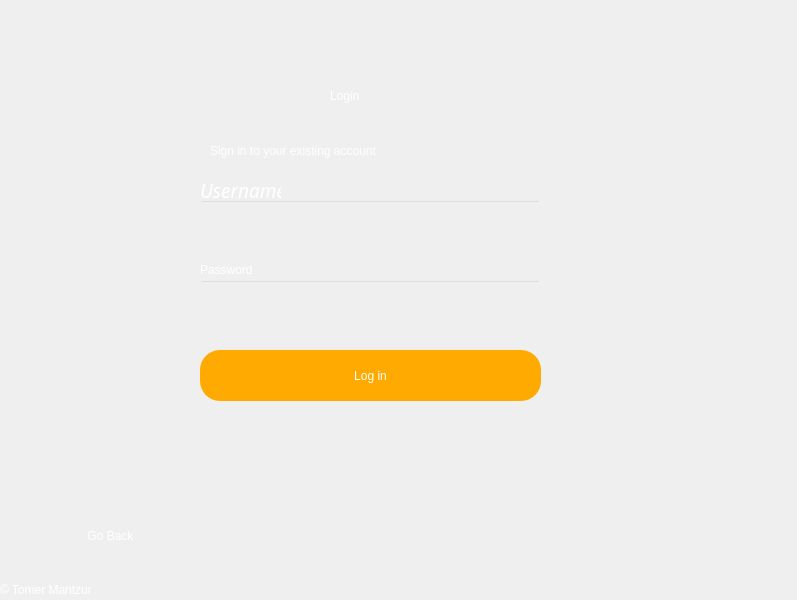
<?xml version="1.0" encoding="UTF-8"?>
<ui version="4.0">
 <class>Dialog</class>
 <widget class="QDialog" name="Dialog">
  <property name="geometry">
   <rect>
    <x>0</x>
    <y>0</y>
    <width>797</width>
    <height>600</height>
   </rect>
  </property>
  <property name="windowTitle">
   <string>Dialog</string>
  </property>
  <widget class="QWidget" name="bgwidget" native="true">
   <property name="geometry">
    <rect>
     <x>0</x>
     <y>0</y>
     <width>800</width>
     <height>600</height>
    </rect>
   </property>
   <property name="styleSheet">
    <string notr="true">QWidget#bgwidget{
color: rgb(255, 255, 255);
border-image: url(:/img/img/—Pngtree—dark black with shiny gold_1173832.png);
}
</string>
   </property>
   <widget class="QLabel" name="label">
    <property name="geometry">
     <rect>
      <x>330</x>
      <y>60</y>
      <width>151</width>
      <height>71</height>
     </rect>
    </property>
    <property name="styleSheet">
     <string notr="true">font: italic 44pt &quot;Monotype Corsiva&quot;;
background-color:  rgba(0,0,0,0);
color:#fff;</string>
    </property>
    <property name="text">
     <string>Login</string>
    </property>
   </widget>
   <widget class="QLabel" name="label_2">
    <property name="geometry">
     <rect>
      <x>210</x>
      <y>130</y>
      <width>391</width>
      <height>41</height>
     </rect>
    </property>
    <property name="styleSheet">
     <string notr="true">font: italic 24pt &quot;Monotype Corsiva&quot;;
background-color:  rgba(0,0,0,0);
color:#fff;
</string>
    </property>
    <property name="text">
     <string>Sign in to your existing account</string>
    </property>
   </widget>
   <widget class="QPushButton" name="login">
    <property name="geometry">
     <rect>
      <x>200</x>
      <y>350</y>
      <width>341</width>
      <height>51</height>
     </rect>
    </property>
    <property name="styleSheet">
     <string notr="true">border-radius:20px;
background-color:rgb(255, 170, 0);
font: italic 16pt &quot;Monotype Corsiva&quot;;
color: rgb(255, 255, 255);
</string>
    </property>
    <property name="text">
     <string>Log in</string>
    </property>
   </widget>
   <widget class="QLineEdit" name="emailfield">
    <property name="geometry">
     <rect>
      <x>200</x>
      <y>200</y>
      <width>341</width>
      <height>51</height>
     </rect>
    </property>
    <property name="styleSheet">
     <string notr="true">background-color:rgba(0,0,0,0);
border-color: rgb(170, 255, 0);
font: 12pt &quot;MS Shell Dlg 2&quot;;
color: #fff;</string>
    </property>
   </widget>
   <widget class="QLineEdit" name="passwordfield">
    <property name="geometry">
     <rect>
      <x>200</x>
      <y>280</y>
      <width>341</width>
      <height>51</height>
     </rect>
    </property>
    <property name="styleSheet">
     <string notr="true">background-color:rgba(0,0,0,0);
font: 12pt &quot;MS Shell Dlg 2&quot;;
color:#fff;</string>
    </property>
   </widget>
   <widget class="QLabel" name="label_3">
    <property name="geometry">
     <rect>
      <x>200</x>
      <y>180</y>
      <width>81</width>
      <height>20</height>
     </rect>
    </property>
    <property name="font">
     <font>
      <family>Monotype Corsiva</family>
      <pointsize>14</pointsize>
      <weight>50</weight>
      <italic>true</italic>
      <bold>false</bold>
     </font>
    </property>
    <property name="styleSheet">
     <string notr="true">font: italic 14pt &quot;Monotype Corsiva&quot;;
background-color:  rgba(0,0,0,0);
color:#fff;</string>
    </property>
    <property name="text">
     <string>Username</string>
    </property>
   </widget>
   <widget class="QLabel" name="label_4">
    <property name="geometry">
     <rect>
      <x>200</x>
      <y>260</y>
      <width>81</width>
      <height>20</height>
     </rect>
    </property>
    <property name="styleSheet">
     <string notr="true">font: italic 14pt &quot;Monotype Corsiva&quot;;
background-color:  rgba(0,0,0,0);
color:#fff;
</string>
    </property>
    <property name="text">
     <string>Password</string>
    </property>
   </widget>
   <widget class="QLabel" name="error">
    <property name="geometry">
     <rect>
      <x>440</x>
      <y>456</y>
      <width>341</width>
      <height>20</height>
     </rect>
    </property>
    <property name="styleSheet">
     <string notr="true">font: 12pt &quot;MS Shell Dlg 2&quot;; color:red;</string>
    </property>
    <property name="text">
     <string/>
    </property>
   </widget>
   <widget class="QPushButton" name="GoBack">
    <property name="geometry">
     <rect>
      <x>50</x>
      <y>500</y>
      <width>111</width>
      <height>71</height>
     </rect>
    </property>
    <property name="styleSheet">
     <string notr="true">border: nine;
font: italic 14pt &quot;Monotype Corsiva&quot;;
color:#fff;</string>
    </property>
    <property name="text">
     <string>   Go Back</string>
    </property>
    <property name="icon">
     <iconset resource="Resources.qrc">
      <normaloff>:/Icons/Icons/arrow-282-32.ico</normaloff>:/Icons/Icons/arrow-282-32.ico</iconset>
    </property>
    <property name="iconSize">
     <size>
      <width>48</width>
      <height>48</height>
     </size>
    </property>
   </widget>
   <widget class="QLabel" name="CopyRight">
    <property name="geometry">
     <rect>
      <x>0</x>
      <y>580</y>
      <width>91</width>
      <height>20</height>
     </rect>
    </property>
    <property name="styleSheet">
     <string notr="true">
font: 8pt &quot;MS Shell Dlg 2&quot;;
color:#fff;</string>
    </property>
    <property name="text">
     <string>© Tomer Mantzuri</string>
    </property>
   </widget>
  </widget>
  <widget class="QPushButton" name="closebutton">
   <property name="geometry">
    <rect>
     <x>760</x>
     <y>10</y>
     <width>31</width>
     <height>31</height>
    </rect>
   </property>
   <property name="styleSheet">
    <string notr="true">border:none;</string>
   </property>
   <property name="text">
    <string/>
   </property>
   <property name="icon">
    <iconset resource="Resources.qrc">
     <normaloff>:/Icons/Icons/Oxygen-Icons.org-Oxygen-Actions-edit-delete.ico</normaloff>:/Icons/Icons/Oxygen-Icons.org-Oxygen-Actions-edit-delete.ico</iconset>
   </property>
   <property name="iconSize">
    <size>
     <width>24</width>
     <height>24</height>
    </size>
   </property>
  </widget>
  <widget class="QPushButton" name="Minimize">
   <property name="geometry">
    <rect>
     <x>730</x>
     <y>10</y>
     <width>31</width>
     <height>31</height>
    </rect>
   </property>
   <property name="styleSheet">
    <string notr="true">border:nine;</string>
   </property>
   <property name="text">
    <string/>
   </property>
   <property name="icon">
    <iconset resource="Resources.qrc">
     <normaloff>:/Icons/Icons/Ahmadhania-Spherical-Minimize.ico</normaloff>:/Icons/Icons/Ahmadhania-Spherical-Minimize.ico</iconset>
   </property>
   <property name="iconSize">
    <size>
     <width>20</width>
     <height>20</height>
    </size>
   </property>
  </widget>
 </widget>
 <resources>
  <include location="Resources.qrc"/>
 </resources>
 <connections/>
</ui>
